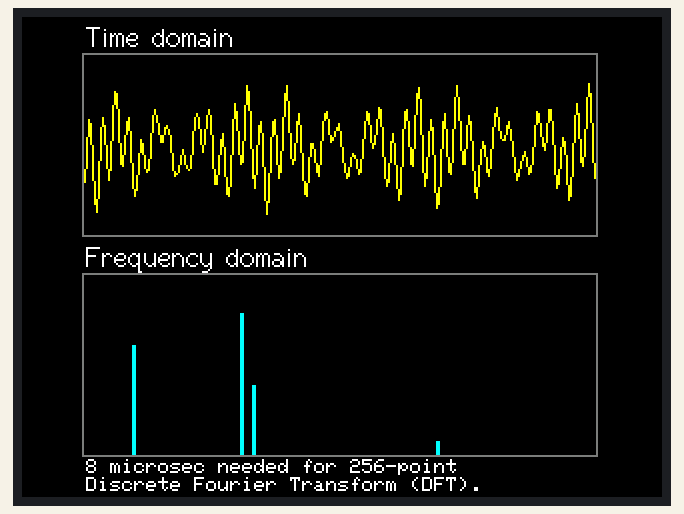
Bench run of a sketch on a simulated ESP32. Shown: 320×240 colour display. Random numbers use the default seed unless the sketch sets one.

Above: at 0.3 s.
At 3.3 s:
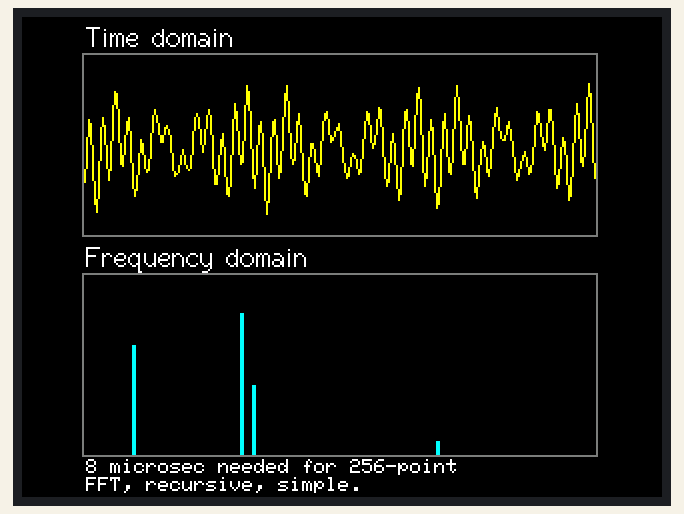
At 6.4 s:
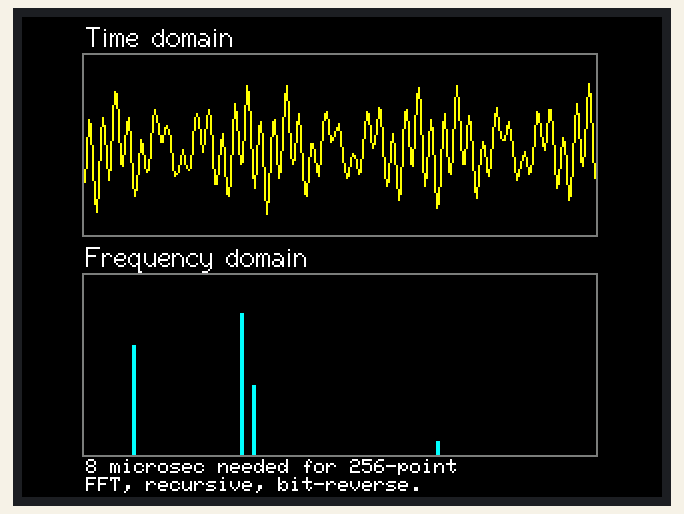
At 12.6 s:
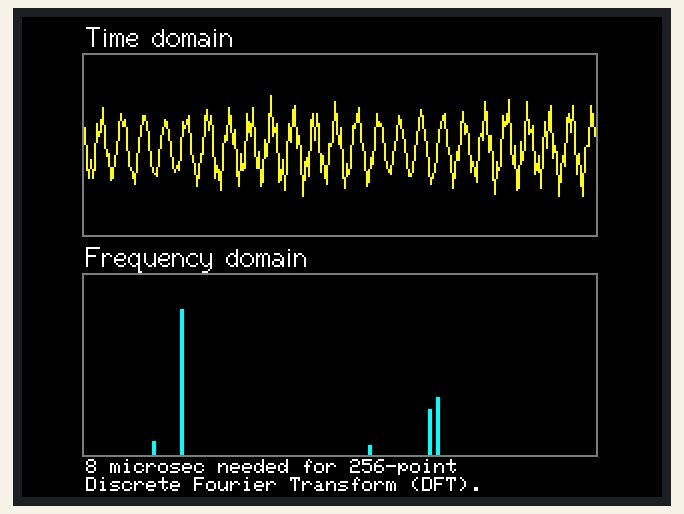
At 21.8 s:
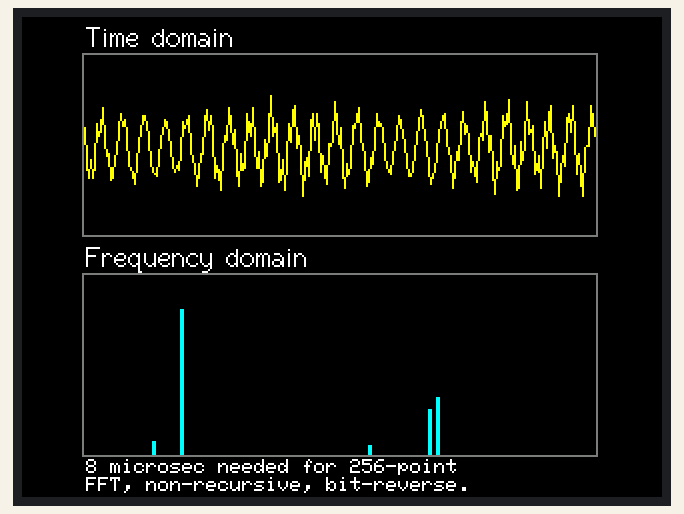
At 37.2 s:
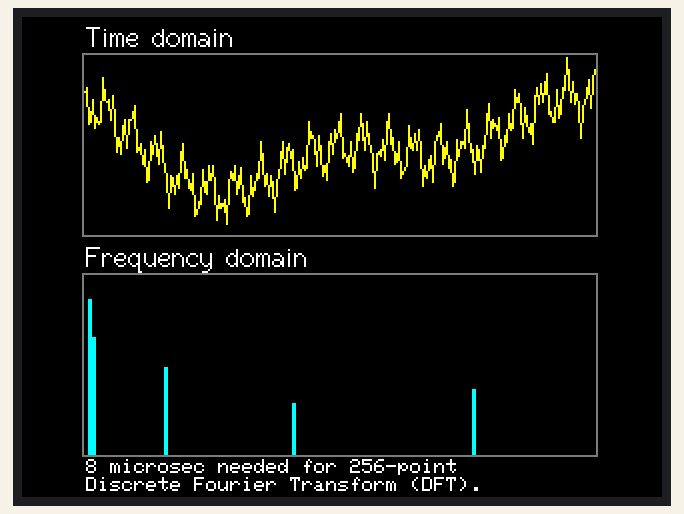

The sketch:

FFT_comparison.ino
```cpp
// (licence header left out)
#include <M5Stack.h>
#include <math.h>
#include "myComplex.hpp"
#include "myFFT.hpp"
#include "myPlots.hpp"

// Number of data points
const int NPOINTS = 256;
const int NCOMP = 5;

// Waveform-spectrum data buffer
myComplex f[NPOINTS];

/*
   The setup function
*/
void setup() {
  // Initialize
  M5.begin();
  M5.Power.begin();
  M5.Lcd.setBrightness(160);
}

/*
   The loop function
*/
void loop() {
  // Type of Fourier transform
  static int tFourier = 0;

  // Prepare sample input data
  int h[NCOMP];
  float a[NCOMP], phi[NCOMP];
  if (tFourier == 0) {
    // Random numbers to generate time-domain waveforms, amplitude, harmonic order, phase angle
    for (int i = 0; i < NCOMP; i++) {
      h[i] = random(0, 128);                     // Harmonic order
      a[i] = float(random(0, 90) / 100.0);      // Amplitude
      phi[i] = float(random(-180, 180) / M_PI);  // Phase angle
    }
  }

  // Generate time-domain input data
  for (int i = 0; i < NPOINTS; i++) {
    float re = 0.0;
    for (int j = 0; j < NCOMP; j++) {
      re += a[j] * cos(2 * h[j] * M_PI * i / NPOINTS + phi[j]);
    }
    float im = 0.0;
    f[i].setCartesian(re, im);
  }

  // Plot input waveform
  M5.Lcd.setTextSize(1);
  M5.Lcd.setCursor(32, 2, 2);
  M5.Lcd.print("Time domain");
  plotWaveform(f, NPOINTS);

  // Ticks to store start and finish of Fourier transform
  unsigned long t0, t1;

  // Choose Fourier transform algorithm
  switch (tFourier) {
    case 0:  // DFT
      // Get tick before, perform, and get tick after DFT
      t0 = micros();
      dft(f, NPOINTS);
      t1 = micros() - t0;
      break;

    case 1:  // FFT, recursive, simple
      // Get tick before, perform, and get tick after FFT, recursive
      t0 = micros();
      fft_re(f, NPOINTS);
      t1 = micros() - t0;
      break;

    case 2:  // FFT, recursive, bit-reverse
      // Get tick before, perform, and get tick after FFT, recursive
      t0 = micros();
      fft_re_br(f, NPOINTS);
      t1 = micros() - t0;
      break;

    case 3:  // FFT, non-recursive
      // Get tick before, perform, and get tick after FFT, non-recursive, bit-reverse reordering
      t0 = micros();
      fft_nr(f, NPOINTS);
      t1 = micros() - t0;
      break;
  }

  // Plot output spectrum
  M5.Lcd.setTextSize(1);
  M5.Lcd.setCursor(32, 112, 2);
  M5.Lcd.print("Frequency domain");
  plotSpectrum(f, NPOINTS);

  // Show time to execute Fourier transform
  M5.Lcd.fillRect(32, 221, 256, 18, BLACK);  // Erase previous information
  M5.Lcd.setTextSize(1);
  M5.Lcd.setCursor(32, 221, 1);
  M5.Lcd.printf("%d microsec needed for %d-point", t1, NPOINTS);

  // Show type of Fourier transform
  M5.Lcd.setCursor(32, 230, 1);
  switch (tFourier) {
    case 0:  // DFT
      M5.Lcd.print("Discrete Fourier Transform (DFT).");
      break;

    case 1:  // FFT, recursive, simple reordering
      M5.Lcd.print("FFT, recursive, simple.");
      break;

    case 2:  // FFT, recursive, bit-reverse reordering
      M5.Lcd.print("FFT, recursive, bit-reverse.");
      break;

    case 3:  // FFT, non-recursive, bit-reverse reordering
      M5.Lcd.print("FFT, non-recursive, bit-reverse.");
      break;
  }

  // Choose next algorithm
  tFourier = ++tFourier % 4;

  // Wait
  delay(3000);
}
```

myComplex.cpp
```cpp
// (licence header left out)
 #include "myComplex.hpp"

 // Constucor and destructor
myComplex::myComplex(const float r = 0, const float i = 0) : re(r), im(i) {}
myComplex::myComplex() : re(0.0), im(0.0) {}
myComplex::~myComplex() {}

// Setters
void myComplex::setCartesian(const float r, const float i) {
  re = r;
  im = i;
}

void myComplex::setPolar(const float R, const float theta) {
  re = R * cos(theta);
  im = R * sin(theta);
}

// Getters and one-term operators
float myComplex::real() {
  return re;
}

float myComplex::imag() {
  return im;
}

float myComplex::abs() {
  return hypot(re, im);
}

float myComplex::arg() {
  return atan2(re, im);
}

myComplex myComplex::conj() {
  return myComplex(re, -im);
}

myComplex myComplex::reciprocal() {
  float denom = re * re + im * im;
  return myComplex(re / denom, -im / denom);
}

// Two-term operations
myComplex myComplex::operator + (const myComplex& c) {
  return myComplex(re + c.re, im + c.im);
}

myComplex myComplex::operator - (const myComplex& c) {
  return myComplex(re - c.re, im - c.im);
}

myComplex myComplex::operator * (const myComplex& c) {
  return myComplex(re * c.re - im * c.im, re * c.im + im * c.re);
}

myComplex myComplex::operator / (const myComplex& c) {
  float denom = c.re * c.re + c.im * c.im;
  return myComplex((re * c.re + im + c.im) / denom, (im * c.re + re * c.im) / denom);
}

// Augumented assignments
myComplex& myComplex::operator += (const myComplex &c) {
  re += c.re;
  im += c.im;
  return *this;
}

myComplex& myComplex::operator -= (const myComplex &c) {
  re -= c.re;
  im -= c.im;
  return *this;
}

myComplex& myComplex::operator *= (const myComplex &c) {
  float r = re * c.re - im * c.im;
  float i = re * c.im + im * c.re;
  re = r;
  im = i;
  return *this;
}

myComplex& myComplex::operator /= (const myComplex &c) {
  float denom = c.re * c.re + c.im * c.im;
  float r = (re * c.re + im * c.im) / denom;
  float i = (im * c.re - re * c.im) / denom;
  re = r;
  im = i;
  return *this;
}
```

myComplex.hpp
```cpp
// (licence header left out)
#ifndef _MYCOMPLEX_
#define _MYCOMPLEX_

#include <math.h>

 // Complex number class
class myComplex {
  public:
    // Constructor and desctructor
    myComplex(float r, float i);
    myComplex();
    ~myComplex();

    // Setters
    void setCartesian(const float r, const float i);
    void setPolar(const float R, const float theta);

    // Single-term operations
    float real();
    float imag();
    float abs();
    float arg();
    myComplex conj();
    myComplex reciprocal();

    // Negation
    myComplex operator - ();

    // Two-term operations
    myComplex operator + (const myComplex&);
    myComplex operator - (const myComplex&);
    myComplex operator * (const myComplex&);
    myComplex operator / (const myComplex&);

    // Augumented assignments
    myComplex& operator += (const myComplex&);
    myComplex& operator -= (const myComplex&);
    myComplex& operator *= (const myComplex&);
    myComplex& operator /= (const myComplex&);

  protected:
    float re;
    float im;
};

#endif
```

myFFT.cpp
```cpp
// (licence header left out)
#include "myFFT.hpp"

// Fast Fourier Transform (FFT), recursive
// Ported from Interface Magazine, CQ Publishing, Sep. 2021, p. 53, List 1
// Through my porting to Python
void fft_re(myComplex *f, int N) {
  if (N > 1) {
    int n = N / 2;
    for (int i = 0; i < n; i++) {
      // Prepare complex sinusoid, rotation operator
      myComplex W(cos(2 * M_PI * i / N), -sin(2 * M_PI * i / N));

      myComplex f_tmp = f[i] - f[n + i];
      f[i] += f[n + i];
      f[n + i] = W * f_tmp;
    }

    // Recursively call this function
    fft_re(&f[0], n);  // First half
    fft_re(&f[n], n);  // Second half

    // Reorder back again, simple method
    myComplex y[N];
    for (int i = 0; i < n; i++) {
      y[2 * i] = f[i];
      y[2 * i + 1] = f[n + i];
    }
    for (int i = 0; i < N; i++) {
      f[i] = y[i];
    }
  }
}

// Fast Fourier Transform (FFT), recursive, bit-reverse
// Ported from Interface Magazine, CQ Publishing, Sep. 2021, p. 53, List 2
// Through my porting to Python
void fft_re_br(myComplex *f, int N) {
  fft_re_br_core(f, N);

  // Bit-reverse reordering
  int i = 0;
  for (int j = 1; j < N - 1; j++) {
    for (int k = N >> 1; k > (i ^= k); k >>= 1);
    if (j < i) {
      myComplex f_tmp = f[j];
      f[j] = f[i];
      f[i] = f_tmp;
    }
  }
}

void fft_re_br_core(myComplex *f, int N) {
  if (N > 1) {
    int n = N / 2;
    for (int i = 0; i < n; i++) {
      // Prepare complex sinusoid, rotation operator
      myComplex W(cos(2 * M_PI * i / N), -sin(2 * M_PI * i / N));

      myComplex f_tmp = f[i] - f[n + i];
      f[i] += f[n + i];
      f[n + i] = W * f_tmp;
    }

    // Recursively call this function
    fft_re_br_core(&f[0], n);  // First half
    fft_re_br_core(&f[n], n);  // Second half
  }
}

// Fast Fourier Transform (FFT), non-recursive, bit-reverse reordering
// Ported from my code in Python
void fft_nr(myComplex *f, int N) {
  // Calculate number of data divisions
  int p = int(log2(N));

  // FFT core calculation
  for (int i = 0; i < p; i++) {
    int n = N / int(pow(2, i + 1));
    for (int j = 0; j < int(pow(2, i)); j++) {
      // Butterfly computation
      for (int k = 0; k < n; k++) {
        // Prepare complex sinusoid, rotation operator
        myComplex W(cos(2 * M_PI * k / (2 * n)), -sin(2 * M_PI * k / (2 * n)));

        // Do Butterfly computation
        myComplex f_tmp = f[n * 2 * j + k] - f[n * (2 * j + 1) + k];
        f[n * 2 * j  + k] = f[n * 2 * j  + k] + f[n * (2 * j + 1) + k];
        f[n * (2 * j + 1) + k] = W * f_tmp;
      }
    }
  }

  // Bit-reverse reordering
  int i = 0;
  for (int j = 1; j < N - 1; j++) {
    for (int k = N >> 1; k > (i ^= k); k >>= 1);
    if (j < i) {
      myComplex f_tmp = f[j];
      f[j] = f[i];
      f[i] = f_tmp;
    }
  }
}

// Discrete Fourier Transform (DFT), straight-forward
void dft(myComplex *f, int N) {
  // Declare myComplex array to store output, cleared with 0 + j0 as written in constructor
  myComplex y[N];

  // Direct calculation of Fourier coefficients
  for (int i = 0; i < N; i++) {
    for (int j = 0; j < N; j++) {
      // Prepare complex sinusoid, rotation operator
      myComplex W(cos(2 * M_PI * i * j / N), -sin(2 * M_PI * i * j / N));

      // Perform multiply-accumulate operation
      y[i] += W * f[j];
    }
  }

  // Overwrite input with output
  for (int i = 0; i < N; i++) {
    f[i] = y[i];
  }
}
```

myFFT.hpp
```cpp
// (licence header left out)
#ifndef _MYFFT_
#define _MYFFT_

#include <math.h>
#include "myComplex.hpp"

// FFT function prototype, recursive and non-recursive version
void fft_re(myComplex *f, int N);          // Recursive, based on Interface Magazine, Sep. 2021, p. 53, List 1, simple reordering

void fft_re_br(myComplex *f, int N);       // Recursive, based on Interface Magazine, Sep. 2021, p. 53, List 2, bit-reverse reordering
void fft_re_br_core(myComplex *f, int N);  // Butterfly calculation core of above

void fft_nr(myComplex *f, int N);          // Non-recursive calculation, bit-reverse reordering

// DFT function prototype
void dft(myComplex *f, int N);

#endif
```

myPlots.cpp
```cpp
// (licence header left out)
#include "myPlots.hpp"

// Plot waveform, show only real part
void plotWaveform(myComplex *f, int N) {
  // Frame coordinates
  const int X0 = 31;
  const int Y0 = 19;
  const int W = 256;
  const int H = 90;

  // Waveform color
  const int colBG = BLACK;
  const int colFrame = DARKGREY;
  const int colPlot = YELLOW;

  // Draw frame and clear old waveform
  M5.Lcd.fillRect(X0, Y0, W, H, colBG);
  M5.Lcd.drawRect(X0 - 1, Y0 - 1, W + 2, H + 2 , colFrame);

  // Plot first point
  int x = X0;
  int y = Y0 + constrain(map(int(1000 * f[0].real()), -2500, 2500, H, 0), 0, H);
  M5.Lcd.drawPixel(x, y, colPlot);
  int x_old = x;
  int y_old = y;

  // Plot second point and rest
  for (int k = 1; k < N; k++) {
    x = X0 + k;
    y = Y0 + constrain(map(int(1000 * f[k].real()), -2500, 2500, H, 0), 0, H);
    M5.Lcd.drawLine(x_old, y_old, x, y, colPlot);
    x_old = x;
    y_old = y;
  }
}

// Plot spectrum, show absolute value
void plotSpectrum(myComplex *f, int N) {
  // Frame coordinates
  const int X0 = 31;
  const int Y0 = 129;
  const int W = 256;
  const int H = 90;

  // Waveform color
  const int colBG = BLACK;
  const int colFrame = DARKGREY;
  const int colBar = CYAN;

  // Draw frame and clear old waveform
  M5.Lcd.fillRect(X0, Y0, W, H, colBG);
  M5.Lcd.drawRect(X0 - 1, Y0 - 1, W + 2, H + 2, colFrame);

  // Plot bar graph
  for (int k = 0; k < N / 2; k++) {
    int x = X0 + k * 2;
    int y = constrain(map(int(f[k].abs()), 0, N / 2, 0, H), 0 , H);
    M5.Lcd.drawFastVLine(x, Y0 + H - y, y, colBar);
    M5.Lcd.drawFastVLine(x + 1, Y0 + H - y, y, colBar);
  }
}
```

myPlots.hpp
```cpp
// (licence header left out)
#ifndef _MYPLOTS_
#define _MYPLOTS_

#include <M5Stack.h>
#include "myComplex.hpp"

// Plotting function prototypes
void plotWaveform(myComplex *f, int N);
void plotSpectrum(myComplex *F, int N);

#endif
```

Measured:
- what the display in image 1 shows lasts 3.1 s, from 3.3 s to 6.4 s
